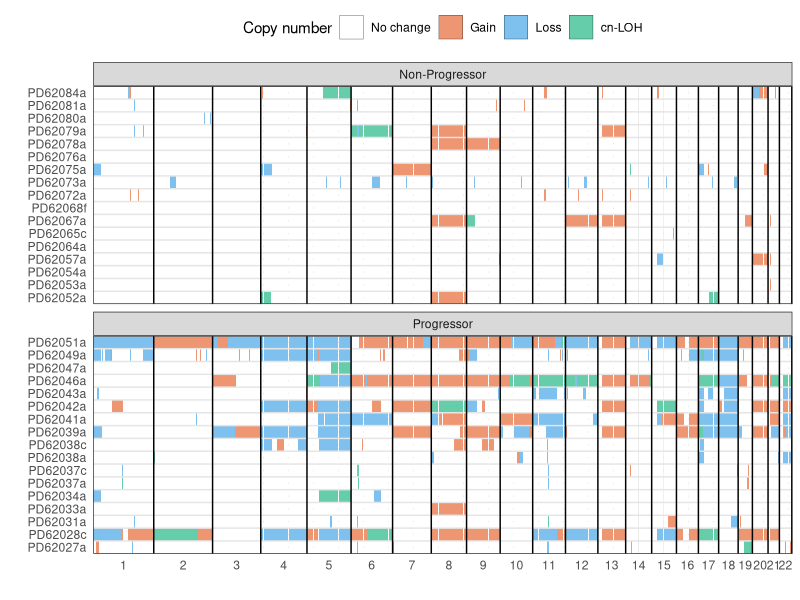
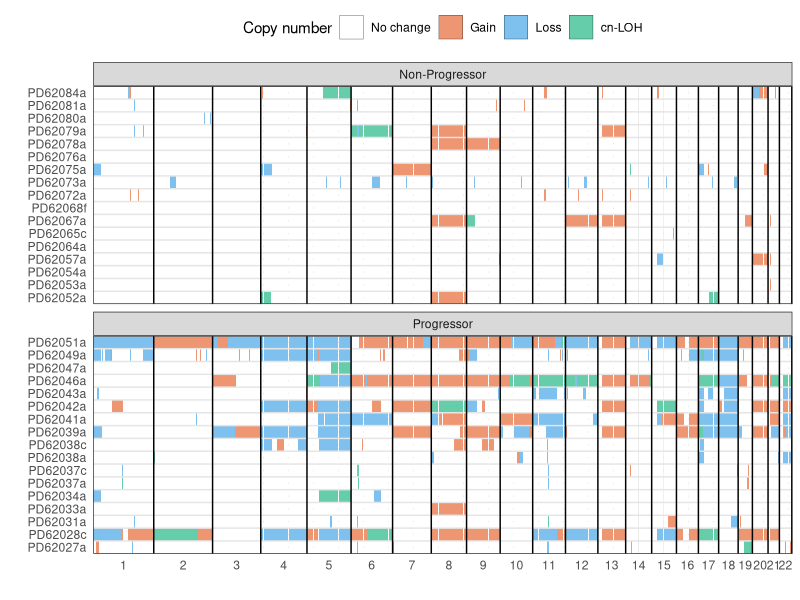

Write the R code that produced these figures, in order.
library(ggplot2)
library(cowplot)
library(readr)
library(dplyr)

# load in chromosome sizes
chrom_sizes <- read.table("metadata/rescources/GRCh38_chrom_sizes.csv", header = 0, stringsAsFactors = F, sep = ",")
chrom_sizes[, 3] <- cumsum(as.numeric(chrom_sizes[, 2]))
chrom_sizes$V1 <- gsub("^chr", "", chrom_sizes$V1)

# Load in CN segments
non_prog_segments <- read_tsv("data/copy_number/segments/n_prog_pre_segments.tsv")
prog_segments <- read_tsv("data/copy_number/segments/prog_pre_segments.tsv")

non_prog_cn_loh_segments <- read_tsv("data/copy_number/segments/n_prog_pre_cn-loh_segments.tsv") |>
  mutate(CN = "cn-LOH")
prog_cn_loh_segments <- read_tsv("data/copy_number/segments/prog_pre_cn-loh_segments.tsv") |>
  mutate(CN = "cn-LOH")

non_prog_segments <- non_prog_segments |>
  rows_update(non_prog_cn_loh_segments, by = c("Sample", "chr", "startpos", "endpos"))
prog_segments <- prog_segments |>
  rows_update(prog_cn_loh_segments, by = c("Sample", "chr", "startpos", "endpos"))

combined_segments <- bind_rows(
  non_prog_segments %>% mutate(Group = "Non-Progressor"),
  prog_segments %>% mutate(Group = "Progressor")
)

# Create a sample list (vector) of unique sample IDs
# metadata <- read_tsv("metadata/final_metadata_qc_pass.tsv")

# precursors <- metadata %>%
#   filter(precursor_or_follow_up == "Precursor") %>%
#   pull(sanger_dna_id)

# # Sample list 2: Follow-up samples
# follow_ups <- metadata %>%
#   filter(precursor_or_follow_up == "Follow up") %>%
#   pull(sanger_dna_id)

# sample_list <- intersect(precursors, unique(combined_segments$Sample))
# sample_list <- setdiff(sample_list, c("PD62031d", "PD62038c"))

sample_list <- unique(combined_segments$Sample)

# Prep
bin_size <- 100000
filter_size <- 1000000

cnv_calls <- array(data = 0, dim = c((chrom_sizes[24, 3] / bin_size) + 1, length(sample_list)))
colnames(cnv_calls) <- unique(sample_list)

combined_segments$startcumpos <- combined_segments$startpos
combined_segments$endcumpos <- combined_segments$endpos

for (i in 1:nrow(combined_segments)) {
  if (combined_segments$chr[i] != "1") {
    combined_segments$startcumpos[i] <- combined_segments$startpos[i] + chrom_sizes$V3[which(chrom_sizes$V1 == combined_segments$chr[i]) - 1]
    combined_segments$endcumpos[i] <- combined_segments$endpos[i] + chrom_sizes$V3[which(chrom_sizes$V1 == combined_segments$chr[i]) - 1]
  }
}

for (i in 1:length(sample_list)) {
  # Initialize vectors for gains and losses
  gain_temp <- vector()
  loss_temp <- vector()
  loh_temp <- vector()

  # Filter the combined_segments for the current sample
  sample_segments <- combined_segments[combined_segments$Sample == sample_list[i], ]

  # Loop through each row of the filtered sample segments
  for (j in 1:nrow(sample_segments)) {
    # Check the CN status for the current segment
    if (sample_segments$CN[j] == "gain") {
      # Add bins for gain
      gain_temp <- c(gain_temp, floor(sample_segments$startcumpos[j] / bin_size):(floor(sample_segments$endcumpos[j] / bin_size) + 1))
    } else if (sample_segments$CN[j] == "loss") {
      # Add bins for loss
      loss_temp <- c(loss_temp, floor(sample_segments$startcumpos[j] / bin_size):(floor(sample_segments$endcumpos[j] / bin_size) + 1))
    } else if (sample_segments$CN[j] == "cn-LOH") {
      loh_temp <- c(loh_temp, floor(sample_segments$startcumpos[j] / bin_size):(floor(sample_segments$endcumpos[j] / bin_size) + 1))
    }
  }

  # Update the cnv_calls matrix for the current sample
  cnv_calls[unique(gain_temp), sample_list[i]] <- 1
  cnv_calls[unique(loss_temp), sample_list[i]] <- 2
  cnv_calls[unique(loh_temp), sample_list[i]] <- 3
}

cnv_calls_1 <- cnv_calls[1:28776, ]

# Single Plot
tidy_cnv_calls <- reshape2::melt(cnv_calls_1)
colnames(tidy_cnv_calls) <- c("bin", "sample", "cn_state")

tidy_cnv_calls$cn_state <- as.character(tidy_cnv_calls$cn_state)
tidy_cnv_calls <- tidy_cnv_calls %>%
  left_join(combined_segments %>%
    select(Sample, Group) %>%
    distinct(), by = c("sample" = "Sample"))

p <- ggplot(data = tidy_cnv_calls) +
  geom_tile(aes(x = bin, y = sample, fill = cn_state)) +
  geom_hline(yintercept = ((1:length(sample_list)) - 0.5), color = "gray90") +
  geom_vline(xintercept = chrom_sizes$V3[1:22] / bin_size) +
  facet_wrap(~Group, nrow = 2, scales = "free_y") +
  scale_fill_manual(
    values = c("0" = "white", "1" = "lightsalmon2", "2" = "skyblue2", "3" = "mediumaquamarine"),
    labels = c("0" = "No change", "2" = "Loss", "1" = "Gain", "3" = "cn-LOH"),
    guide = guide_legend(
      override.aes = list(color = "black", size = 0.5) # Add outline to legend squares
    )
  ) +
  theme_bw() +
  scale_x_continuous(
    expand = c(0, 0),
    breaks = c(chrom_sizes$V3[1:22] - (chrom_sizes$V2[1:22]) / 2) / bin_size,
    labels = c(1:22)
  ) +
  scale_y_discrete(expand = c(0, 0)) +
  labs(x = "", y = "", fill = "Copy number") +
  theme(
    axis.ticks = element_blank(),
    legend.position = "top"
  )

ggsave("plots/copy_number/heatmap/cn_heatmap.pdf", plot = p, width = 10, height = length(sample_list) / 5)
ggsave("plots/copy_number/heatmap/cn_heatmap.png", plot = p, width = 10, height = length(sample_list) / 5)


# # By variable
# groups <- unique(combined_segments$Group)

# matrix <- array(data = 0, dim = c((chrom_sizes[24,3] / bin_size) + 1, length(groups)))
# colnames(matrix) <- groups

# per_variable_gains <- matrix
# per_variable_gains_summary <- matrix
# per_variable_losses <- matrix
# per_variable_losses_summary <- matrix

# for(i in 1:length(groups)){
#   per_variable_sample_ids <- unique(combined_segments$Sample[combined_segments$Group == groups[i]])

#   cnv_calls_variable_inc <- cnv_calls[,per_variable_sample_ids, drop = F]

#   gains_variable_inc <- cnv_calls_variable_inc
#   gains_variable_inc[gains_variable_inc == 1] <- 1
#   gains_variable_inc[gains_variable_inc != 1] <- 0

#   per_variable_gains[,i] <- rowSums(gains_variable_inc)
#   per_variable_gains_summary[,i] <- rowSums(gains_variable_inc) / length(per_variable_sample_ids)

#   losses_variable_inc <- cnv_calls_variable_inc
#   losses_variable_inc[losses_variable_inc != 2] <- 0
#   losses_variable_inc[losses_variable_inc == 2] <- 1

#   per_variable_losses[,i] <- rowSums(losses_variable_inc)
#   per_variable_losses_summary[,i] <- rowSums(losses_variable_inc) / length(per_variable_sample_ids)

# }

# per_variable_gains <-  per_variable_gains[1:28776,]
# per_variable_losses <-  per_variable_losses[1:28776,]

# per_variable_gains_summary <-  per_variable_gains_summary[1:28776,]
# per_variable_losses_summary <-  per_variable_losses_summary[1:28776,]


# tidy_variable_gains_summary <- reshape2::melt(per_variable_gains_summary)
# tidy_variable_losses_summary <- reshape2::melt(per_variable_losses_summary)


# colnames(tidy_variable_gains_summary) <- c("Chromosome", "Variable", "Gains")
# colnames(tidy_variable_losses_summary) <- c("Chromosome", "Variable", "Losses")

# #Plotting
# #gains only
#  p1 <-  ggplot(data = tidy_variable_gains_summary) +
#         geom_tile(aes(x = Chromosome, y = Variable, fill = Gains)) +
#         scale_fill_viridis_c(option = "rocket", direction = -1, limits = c(0, 1)) +
#         geom_hline(yintercept = ((1:length(groups)) - 0.5), color = "white") +
#         geom_vline(xintercept = chrom_sizes$V3[1:22] / bin_size) +
#         theme_bw() +
#         theme(panel.grid.major = element_blank(), panel.grid.minor = element_blank()) +
#         scale_x_continuous(expand = c(0,0), breaks = c(chrom_sizes$V3[1:22] - (chrom_sizes$V2[1:22])/2) / bin_size, labels = c(1:22)) +
#         scale_y_discrete(expand = c(0,0)) +
#         labs(fill = "Copy number", title = "Gains") +
#         ylab(var_title) +
#         theme(axis.ticks = element_blank(), text = element_text(size = 15))
# #ggsave(filename = paste0("rcc_all_countries_only_gains_battenberg_no_dup.pdf"), width = 15, height = length(countries)/4)
# #ggsave(filename = paste0("rcc_all_countries_only_gains_battenberg_no_dup.png"), width = 15, height = length(countries)/4)

# #losses only
#   p2 <- ggplot(data = tidy_variable_losses_summary) +
#         geom_tile(aes(x = Chromosome, y = Variable, fill = Losses)) +
#         #facet_grid(cols = vars(Chromosome)) +
#         scale_fill_viridis_c(option = "mako", direction = -1, limits = c(0, 1)) +
#         geom_hline(yintercept = ((1:length(groups)) - 0.5), color = "white") +
#         geom_vline(xintercept = chrom_sizes$V3[1:22] / bin_size) +
#         theme_bw() +
#         theme(panel.grid.major = element_blank(), panel.grid.minor = element_blank()) +
#         scale_x_continuous(expand = c(0,0), breaks = c(chrom_sizes$V3[1:22] - (chrom_sizes$V2[1:22])/2) / bin_size, labels = c(1:22)) +
#         scale_y_discrete(expand = c(0,0)) +
#         labs(fill = "Copy number", title = "Losses") +
#         ylab(var_title) +
#         theme(axis.ticks = element_blank(), text = element_text(size = 15))
# #ggsave(filename = paste0("rcc_all_countries_only_losses_battenberg_no_dup.pdf"), width = 15, height = 10)
# #ggsave(filename = paste0("test_rcc_all_countries_only_losses_battenberg_no_dup.png"), width = 15, height = length(countries)/4)


# plot_grid(p1, p2, labels = c('A', 'B'), nrow = 2, label_size = 12)
# ggsave(filename = paste0("plots/CN/copy_number_gains_and_losses.pdf"), width = 15, height = 6)
# #ggsave(filename = paste0("rcc_country_copy_number_gains_and_losses.png"), width = 15, height = length(countries))
